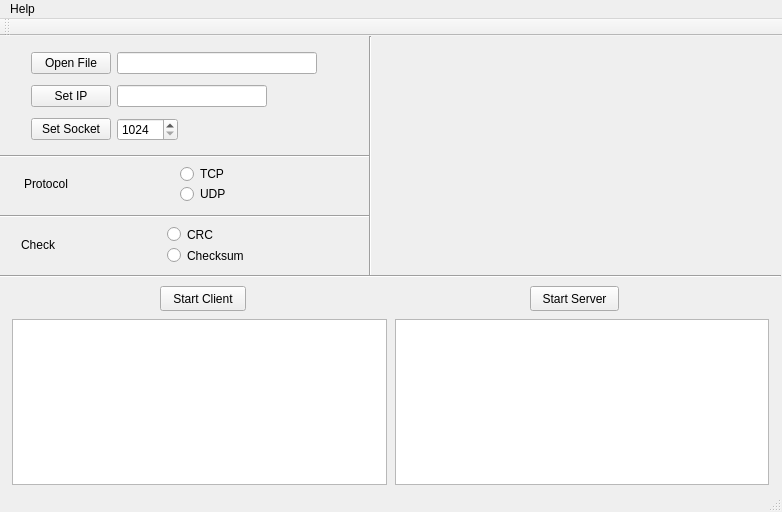
<?xml version="1.0" encoding="UTF-8"?>
<ui version="4.0">
 <class>MainWindow</class>
 <widget class="QMainWindow" name="MainWindow">
  <property name="geometry">
   <rect>
    <x>0</x>
    <y>0</y>
    <width>782</width>
    <height>512</height>
   </rect>
  </property>
  <property name="sizePolicy">
   <sizepolicy hsizetype="Fixed" vsizetype="Fixed">
    <horstretch>0</horstretch>
    <verstretch>0</verstretch>
   </sizepolicy>
  </property>
  <property name="windowTitle">
   <string>MainWindow</string>
  </property>
  <widget class="QWidget" name="centralWidget">
   <property name="sizePolicy">
    <sizepolicy hsizetype="Fixed" vsizetype="Fixed">
     <horstretch>0</horstretch>
     <verstretch>0</verstretch>
    </sizepolicy>
   </property>
   <widget class="QWidget" name="formLayoutWidget">
    <property name="geometry">
     <rect>
      <x>380</x>
      <y>0</y>
      <width>391</width>
      <height>242</height>
     </rect>
    </property>
    <layout class="QHBoxLayout" name="imgLayout">
     <item>
      <widget class="QLabel" name="imgLabel">
       <property name="sizePolicy">
        <sizepolicy hsizetype="Fixed" vsizetype="Fixed">
         <horstretch>0</horstretch>
         <verstretch>0</verstretch>
        </sizepolicy>
       </property>
       <property name="minimumSize">
        <size>
         <width>360</width>
         <height>180</height>
        </size>
       </property>
       <property name="maximumSize">
        <size>
         <width>480</width>
         <height>240</height>
        </size>
       </property>
       <property name="text">
        <string/>
       </property>
      </widget>
     </item>
    </layout>
   </widget>
   <widget class="QWidget" name="formLayoutWidget_2">
    <property name="geometry">
     <rect>
      <x>20</x>
      <y>0</y>
      <width>331</width>
      <height>121</height>
     </rect>
    </property>
    <layout class="QGridLayout" name="settings">
     <property name="sizeConstraint">
      <enum>QLayout::SetDefaultConstraint</enum>
     </property>
     <item row="2" column="1">
      <widget class="QLineEdit" name="ipLine">
       <property name="sizePolicy">
        <sizepolicy hsizetype="Fixed" vsizetype="Fixed">
         <horstretch>0</horstretch>
         <verstretch>0</verstretch>
        </sizepolicy>
       </property>
       <property name="minimumSize">
        <size>
         <width>150</width>
         <height>0</height>
        </size>
       </property>
       <property name="tabletTracking">
        <bool>true</bool>
       </property>
      </widget>
     </item>
     <item row="1" column="1">
      <widget class="QLineEdit" name="fileLine">
       <property name="sizePolicy">
        <sizepolicy hsizetype="Fixed" vsizetype="Fixed">
         <horstretch>0</horstretch>
         <verstretch>0</verstretch>
        </sizepolicy>
       </property>
       <property name="minimumSize">
        <size>
         <width>200</width>
         <height>0</height>
        </size>
       </property>
      </widget>
     </item>
     <item row="2" column="0">
      <widget class="QPushButton" name="ipButton">
       <property name="sizePolicy">
        <sizepolicy hsizetype="Fixed" vsizetype="Fixed">
         <horstretch>0</horstretch>
         <verstretch>0</verstretch>
        </sizepolicy>
       </property>
       <property name="text">
        <string>Set IP</string>
       </property>
      </widget>
     </item>
     <item row="2" column="2">
      <widget class="QLabel" name="checkLabel">
       <property name="text">
        <string/>
       </property>
      </widget>
     </item>
     <item row="1" column="0">
      <widget class="QPushButton" name="fileButton">
       <property name="sizePolicy">
        <sizepolicy hsizetype="Fixed" vsizetype="Fixed">
         <horstretch>0</horstretch>
         <verstretch>0</verstretch>
        </sizepolicy>
       </property>
       <property name="maximumSize">
        <size>
         <width>89</width>
         <height>16777215</height>
        </size>
       </property>
       <property name="text">
        <string>Open File</string>
       </property>
      </widget>
     </item>
     <item row="3" column="2">
      <widget class="QLabel" name="socketLabel">
       <property name="text">
        <string/>
       </property>
      </widget>
     </item>
     <item row="3" column="0">
      <widget class="QPushButton" name="socketButton">
       <property name="sizePolicy">
        <sizepolicy hsizetype="Fixed" vsizetype="Fixed">
         <horstretch>0</horstretch>
         <verstretch>0</verstretch>
        </sizepolicy>
       </property>
       <property name="text">
        <string>Set Socket</string>
       </property>
      </widget>
     </item>
     <item row="3" column="1">
      <widget class="QSpinBox" name="socketBox">
       <property name="sizePolicy">
        <sizepolicy hsizetype="Fixed" vsizetype="Fixed">
         <horstretch>0</horstretch>
         <verstretch>0</verstretch>
        </sizepolicy>
       </property>
       <property name="minimum">
        <number>1024</number>
       </property>
       <property name="maximum">
        <number>65535</number>
       </property>
      </widget>
     </item>
    </layout>
   </widget>
   <widget class="Line" name="line">
    <property name="geometry">
     <rect>
      <x>0</x>
      <y>230</y>
      <width>781</width>
      <height>20</height>
     </rect>
    </property>
    <property name="orientation">
     <enum>Qt::Horizontal</enum>
    </property>
   </widget>
   <widget class="Line" name="line_2">
    <property name="geometry">
     <rect>
      <x>0</x>
      <y>170</y>
      <width>371</width>
      <height>20</height>
     </rect>
    </property>
    <property name="orientation">
     <enum>Qt::Horizontal</enum>
    </property>
   </widget>
   <widget class="Line" name="line_3">
    <property name="geometry">
     <rect>
      <x>360</x>
      <y>0</y>
      <width>20</width>
      <height>241</height>
     </rect>
    </property>
    <property name="orientation">
     <enum>Qt::Vertical</enum>
    </property>
   </widget>
   <widget class="Line" name="line_4">
    <property name="geometry">
     <rect>
      <x>0</x>
      <y>110</y>
      <width>371</width>
      <height>20</height>
     </rect>
    </property>
    <property name="orientation">
     <enum>Qt::Horizontal</enum>
    </property>
   </widget>
   <widget class="QWidget" name="layoutWidget">
    <property name="geometry">
     <rect>
      <x>10</x>
      <y>180</y>
      <width>307</width>
      <height>58</height>
     </rect>
    </property>
    <layout class="QHBoxLayout" name="check_crc">
     <item>
      <layout class="QHBoxLayout" name="horizontalLayout_2">
       <item>
        <widget class="QLabel" name="labelCheck">
         <property name="minimumSize">
          <size>
           <width>100</width>
           <height>0</height>
          </size>
         </property>
         <property name="maximumSize">
          <size>
           <width>150</width>
           <height>16777215</height>
          </size>
         </property>
         <property name="text">
          <string>Check</string>
         </property>
        </widget>
       </item>
       <item>
        <layout class="QVBoxLayout" name="verticalLayout">
         <item>
          <widget class="QRadioButton" name="crcButton">
           <property name="sizePolicy">
            <sizepolicy hsizetype="Preferred" vsizetype="Fixed">
             <horstretch>0</horstretch>
             <verstretch>0</verstretch>
            </sizepolicy>
           </property>
           <property name="text">
            <string>CRC</string>
           </property>
          </widget>
         </item>
         <item>
          <widget class="QRadioButton" name="checksumButton">
           <property name="sizePolicy">
            <sizepolicy hsizetype="Preferred" vsizetype="Fixed">
             <horstretch>0</horstretch>
             <verstretch>0</verstretch>
            </sizepolicy>
           </property>
           <property name="text">
            <string>Checksum</string>
           </property>
          </widget>
         </item>
        </layout>
       </item>
      </layout>
     </item>
    </layout>
   </widget>
   <widget class="QWidget" name="layoutWidget">
    <property name="geometry">
     <rect>
      <x>13</x>
      <y>120</y>
      <width>392</width>
      <height>56</height>
     </rect>
    </property>
    <layout class="QHBoxLayout" name="transmission">
     <item>
      <layout class="QVBoxLayout" name="verticalLayout_2">
       <item>
        <widget class="QLabel" name="labelTransmit">
         <property name="sizePolicy">
          <sizepolicy hsizetype="Fixed" vsizetype="Fixed">
           <horstretch>0</horstretch>
           <verstretch>0</verstretch>
          </sizepolicy>
         </property>
         <property name="minimumSize">
          <size>
           <width>100</width>
           <height>0</height>
          </size>
         </property>
         <property name="maximumSize">
          <size>
           <width>150</width>
           <height>16777215</height>
          </size>
         </property>
         <property name="text">
          <string>Protocol</string>
         </property>
        </widget>
       </item>
      </layout>
     </item>
     <item>
      <layout class="QVBoxLayout" name="tcp_udp">
       <property name="sizeConstraint">
        <enum>QLayout::SetFixedSize</enum>
       </property>
       <item>
        <widget class="QRadioButton" name="tcpButton">
         <property name="sizePolicy">
          <sizepolicy hsizetype="Preferred" vsizetype="Fixed">
           <horstretch>0</horstretch>
           <verstretch>0</verstretch>
          </sizepolicy>
         </property>
         <property name="minimumSize">
          <size>
           <width>100</width>
           <height>0</height>
          </size>
         </property>
         <property name="tabletTracking">
          <bool>true</bool>
         </property>
         <property name="text">
          <string>TCP</string>
         </property>
        </widget>
       </item>
       <item>
        <widget class="QRadioButton" name="udpButton">
         <property name="sizePolicy">
          <sizepolicy hsizetype="Preferred" vsizetype="Fixed">
           <horstretch>0</horstretch>
           <verstretch>0</verstretch>
          </sizepolicy>
         </property>
         <property name="minimumSize">
          <size>
           <width>100</width>
           <height>0</height>
          </size>
         </property>
         <property name="text">
          <string>UDP</string>
         </property>
        </widget>
       </item>
      </layout>
     </item>
    </layout>
   </widget>
   <widget class="QPushButton" name="clientButton">
    <property name="geometry">
     <rect>
      <x>160</x>
      <y>250</y>
      <width>86</width>
      <height>25</height>
     </rect>
    </property>
    <property name="sizePolicy">
     <sizepolicy hsizetype="Fixed" vsizetype="Fixed">
      <horstretch>0</horstretch>
      <verstretch>0</verstretch>
     </sizepolicy>
    </property>
    <property name="text">
     <string>Start Client</string>
    </property>
   </widget>
   <widget class="QTextEdit" name="textClient">
    <property name="geometry">
     <rect>
      <x>12</x>
      <y>283</y>
      <width>375</width>
      <height>166</height>
     </rect>
    </property>
    <property name="sizePolicy">
     <sizepolicy hsizetype="Preferred" vsizetype="Preferred">
      <horstretch>0</horstretch>
      <verstretch>0</verstretch>
     </sizepolicy>
    </property>
    <property name="minimumSize">
     <size>
      <width>0</width>
      <height>0</height>
     </size>
    </property>
   </widget>
   <widget class="QTextEdit" name="textServer">
    <property name="geometry">
     <rect>
      <x>395</x>
      <y>283</y>
      <width>374</width>
      <height>166</height>
     </rect>
    </property>
    <property name="sizePolicy">
     <sizepolicy hsizetype="Preferred" vsizetype="Preferred">
      <horstretch>0</horstretch>
      <verstretch>0</verstretch>
     </sizepolicy>
    </property>
    <property name="minimumSize">
     <size>
      <width>0</width>
      <height>0</height>
     </size>
    </property>
    <property name="layoutDirection">
     <enum>Qt::RightToLeft</enum>
    </property>
   </widget>
   <widget class="QPushButton" name="serverButton">
    <property name="geometry">
     <rect>
      <x>530</x>
      <y>250</y>
      <width>89</width>
      <height>25</height>
     </rect>
    </property>
    <property name="sizePolicy">
     <sizepolicy hsizetype="Fixed" vsizetype="Fixed">
      <horstretch>0</horstretch>
      <verstretch>0</verstretch>
     </sizepolicy>
    </property>
    <property name="text">
     <string>Start Server</string>
    </property>
   </widget>
   <zorder>textClient</zorder>
   <zorder>textServer</zorder>
   <zorder>serverButton</zorder>
   <zorder>layoutWidget</zorder>
   <zorder>layoutWidget</zorder>
   <zorder>formLayoutWidget</zorder>
   <zorder>formLayoutWidget_2</zorder>
   <zorder>line_2</zorder>
   <zorder>line_4</zorder>
   <zorder>line_3</zorder>
   <zorder>line</zorder>
   <zorder>clientButton</zorder>
  </widget>
  <widget class="QMenuBar" name="menuBar">
   <property name="geometry">
    <rect>
     <x>0</x>
     <y>0</y>
     <width>782</width>
     <height>22</height>
    </rect>
   </property>
   <widget class="QMenu" name="help">
    <property name="title">
     <string>Help</string>
    </property>
    <addaction name="separator"/>
    <addaction name="actionHelp"/>
   </widget>
   <addaction name="help"/>
  </widget>
  <widget class="QToolBar" name="mainToolBar">
   <attribute name="toolBarArea">
    <enum>TopToolBarArea</enum>
   </attribute>
   <attribute name="toolBarBreak">
    <bool>false</bool>
   </attribute>
  </widget>
  <widget class="QStatusBar" name="statusBar"/>
  <action name="actionOpen">
   <property name="text">
    <string>Open</string>
   </property>
  </action>
  <action name="actionHelp">
   <property name="text">
    <string>Help</string>
   </property>
  </action>
 </widget>
 <layoutdefault spacing="6" margin="11"/>
 <resources/>
 <connections/>
</ui>
